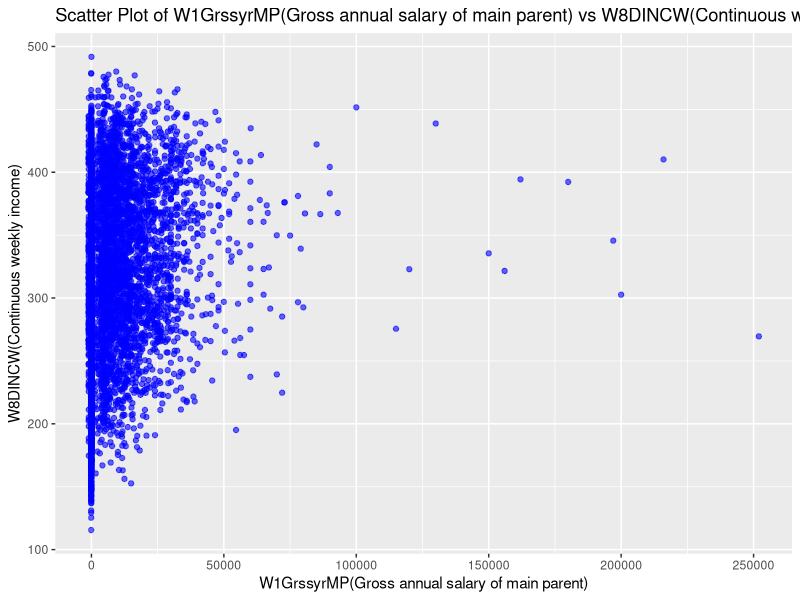
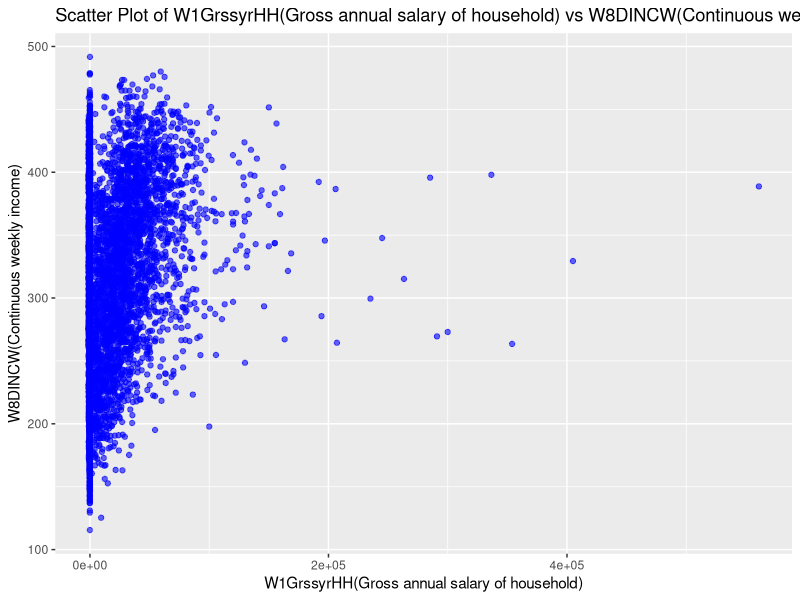
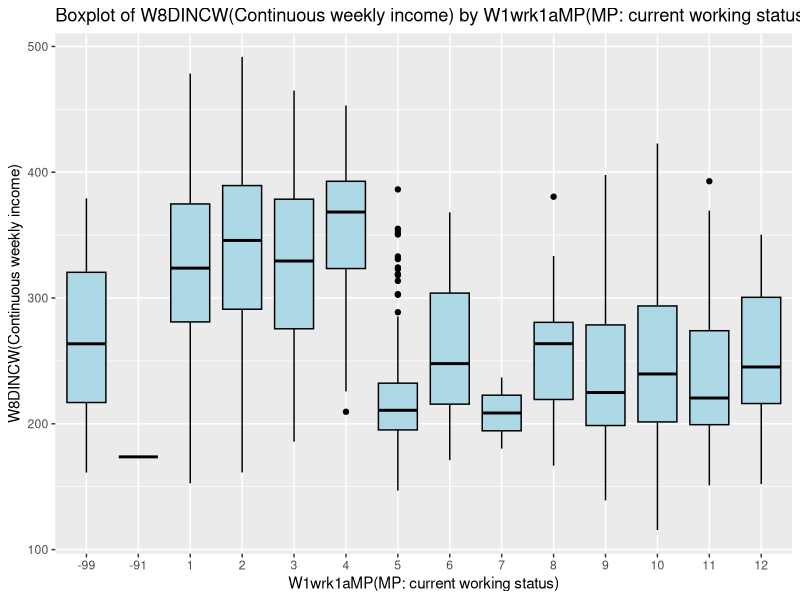
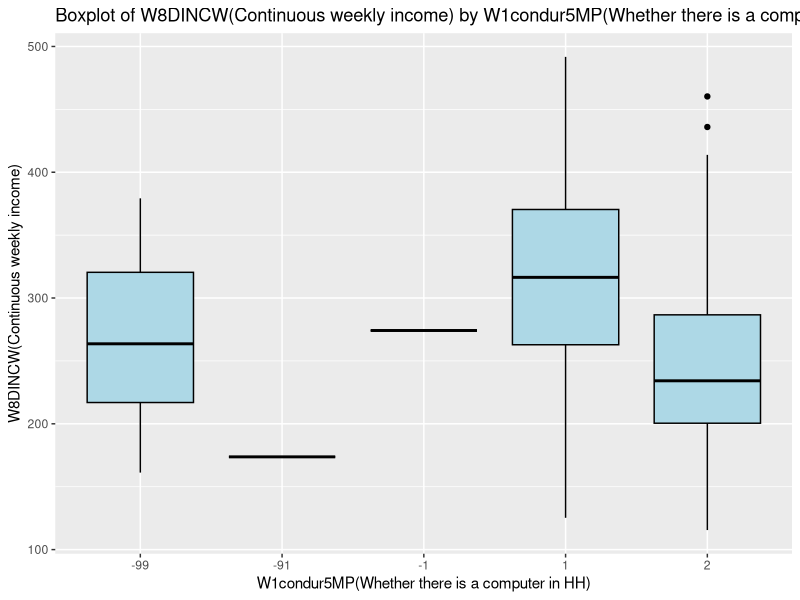
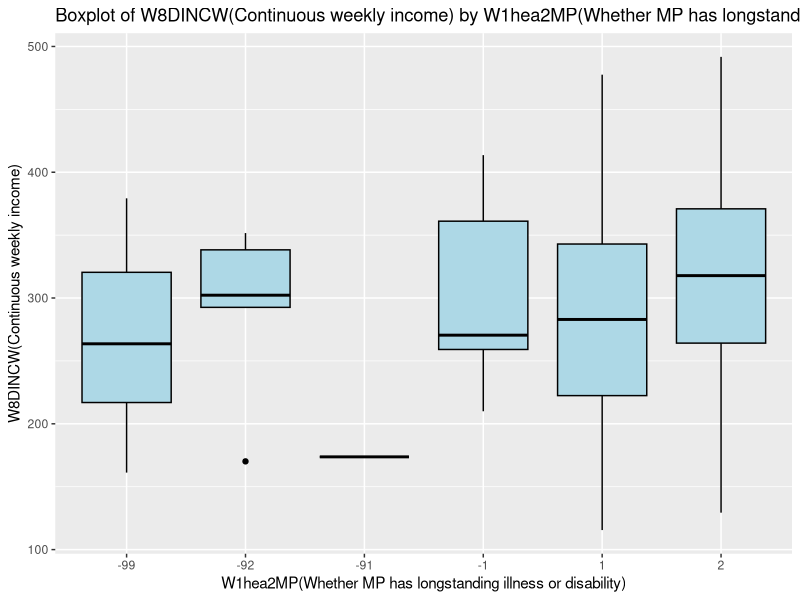
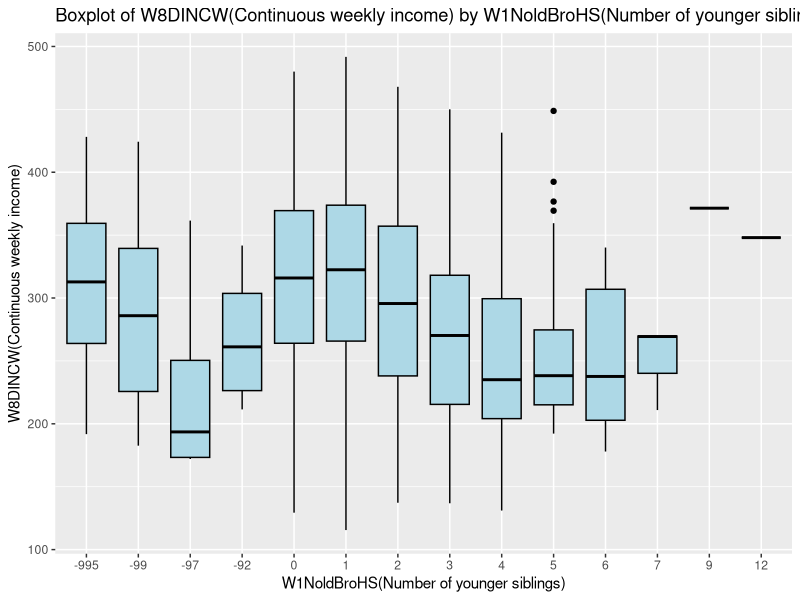
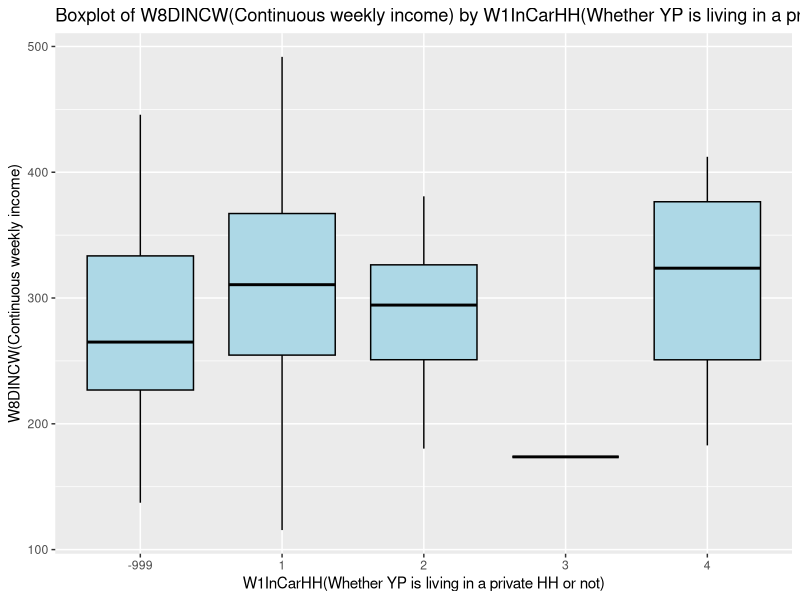
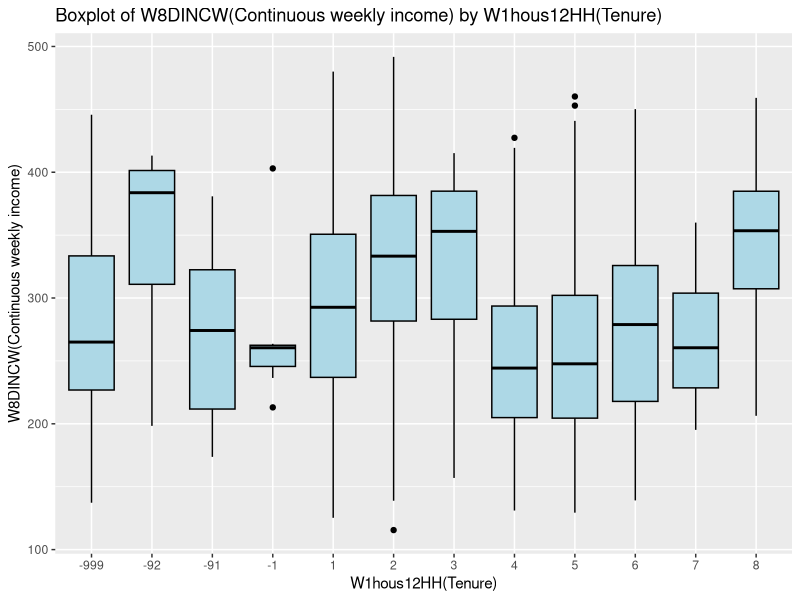

Write the R code that produced these figures, in order.
library(ggplot2)

# EXPLORING THE DATA

assig.dat <- read.csv("INC.csv", header=TRUE, stringsAsFactors=TRUE) #read the assignment data

# Remove NSID column as it is useless
assig.dat <- subset(assig.dat, select = -NSID)

count_negative_positive <- function(column) {
  # Count negative values (-1 or less) and positive values (0 or greater)
  neg <- as.integer(sum(column <= -1, na.rm = TRUE))
  pos <- as.integer(sum(column >= 0, na.rm = TRUE))
  
  # Compute the percentage of missing values
  percentage_missing <- round(100 * neg / (neg + pos), 2)
  
  # Count the number of unique values
  unique_values <- length(unique(na.omit(column)))  # Excluding NA values
  
  # Return all computed values
  return(c(negative = neg, positive = pos, percentage_missing = percentage_missing, unique_values = unique_values))
}


# Apply function to all columns and print results
information_for_cleaning<-sapply(assig.dat, count_negative_positive)
information_for_cleaning

# Extract row indices for reference
row_names <- rownames(information_for_cleaning)

# Convert matrix to data frame for easier processing
df <- as.data.frame(information_for_cleaning)

# Assign row names as column names
colnames(df) <- colnames(information_for_cleaning)

# Extract values
unique_values <- as.numeric(df["unique_values", ])
percentage_missing <- as.numeric(df["percentage_missing", ])


# Hardcoding the continuous columns with less than 30% missing:
cont_list <- c("W1yschat1", "W2ghq12scr", "W4schatYP", "W6DebtattYP", "W8DINCW", "W8DGHQSC")

# List 1: continuous columns with more than 30 percent missing values (columns to be removed in cleaning part)
cont_with_more_than_30_per <- names(df)[unique_values > 300 & percentage_missing >= 30]

# List 2: categorical columns with less than 10% missing (rows to be removed in cleaning part)
cat_with_less_than_10_per <- names(df)[(percentage_missing < 10 & unique_values > 5 | unique_values < 6 & percentage_missing < 1) 
                                       & !(names(df) %in% cont_list)] 
# List 3: categorical columns with not many levels or more than 10% missing values (we will transform the rows in the cleaning part to missing)
transform_into_missing <- c(names(df)[unique_values < 6 & percentage_missing >= 1 | (unique_values < 300 & percentage_missing >= 10)], cont_list, cont_with_more_than_30_per)

# Print the lists with their lengths
cat("cont_with_more_than_30_per:", cont_with_more_than_30_per, "\nLength:", length(cont_with_more_than_30_per), "\n")
cat("cat_with_less_than_10_per:", cat_with_less_than_10_per, "\nLength:", length(cat_with_less_than_10_per), "\n")
cat("transform_into_missing:", transform_into_missing, "\nLength:", length(transform_into_missing), "\n")

# Read the dictionary file as this will help us with readability
dict.dat <- read.csv("DataDictTranslation.csv", header=TRUE, stringsAsFactors=FALSE)

# Filter dict.dat to keep only rows where Variable exists in assig.dat
dict.dat <- dict.dat[dict.dat$Variable %in% names(assig.dat), ]

# Convert columns to categorical or continuous based on "Type" column
for (col in dict.dat$Variable) {
  var_type <- dict.dat$Type[dict.dat$Variable == col]
  
  if (var_type == "categorical" || var_type == "binary") {
    assig.dat[[col]] <- as.factor(assig.dat[[col]])  # Convert to categorical
  } else if (var_type == "continuous") {
    assig.dat[[col]] <- as.numeric(as.character(assig.dat[[col]]))  # Convert to numeric
  }
}

# Create new column names by combining variable names with meanings
dict.dat$NewName <- paste0(dict.dat$Variable, "(", dict.dat$Meaning, ")")

# Rename columns in assig.dat using dictionary mapping
names(assig.dat) <- dict.dat$NewName[match(names(assig.dat), dict.dat$Variable)]

# Print count of each type in dict.dat
print(table(dict.dat$Type))  

# Get and print the actual data types in assig.dat
assig_types <- sapply(assig.dat, class)
print(table(assig_types))  

dim(assig.dat) #looking at the dimensions
head(assig.dat) #looking at the data
summary(assig.dat) #getting the summary of each col

#looping through each col, and looking at it's impact on the weekly income

target_col <- "W8DINCW(Continuous weekly income)"
for (col in names(assig.dat)) {
  if (col == target_col) next  # Skip the weekly income column itself
  
  # Check if the column is numeric or categorical
  if (is.numeric(assig.dat[[col]])) {
    # Scatter plot for numeric columns
    p <- ggplot(na.omit(assig.dat), aes(x=.data[[col]], y=.data[[target_col]])) +
      geom_point(alpha=0.6, color="blue") +
      labs(title=paste("Scatter Plot of", col, "vs", target_col),
           x=col, y=target_col)
  } else {
    # Boxplot for categorical columns
    p <- ggplot(assig.dat, aes(x=.data[[col]], y=.data[[target_col]])) +
      geom_boxplot(fill="lightblue", color="black") +
      labs(title=paste("Boxplot of", target_col, "by", col),
           x=col, y=target_col)
  }
  
  # Print the plot
  print(p)
}

#based on these result:
#we will remove rows with missing values if it is a categorical predictor and has less than 10% missing values and 6levels or more
#remove continuous predictors with more than 30% missing data
#if the categorical predictor has more than 10% missing rows, we will group them into a missing level
#we will also explore if their is a missingness pattern for some interesting predictors
